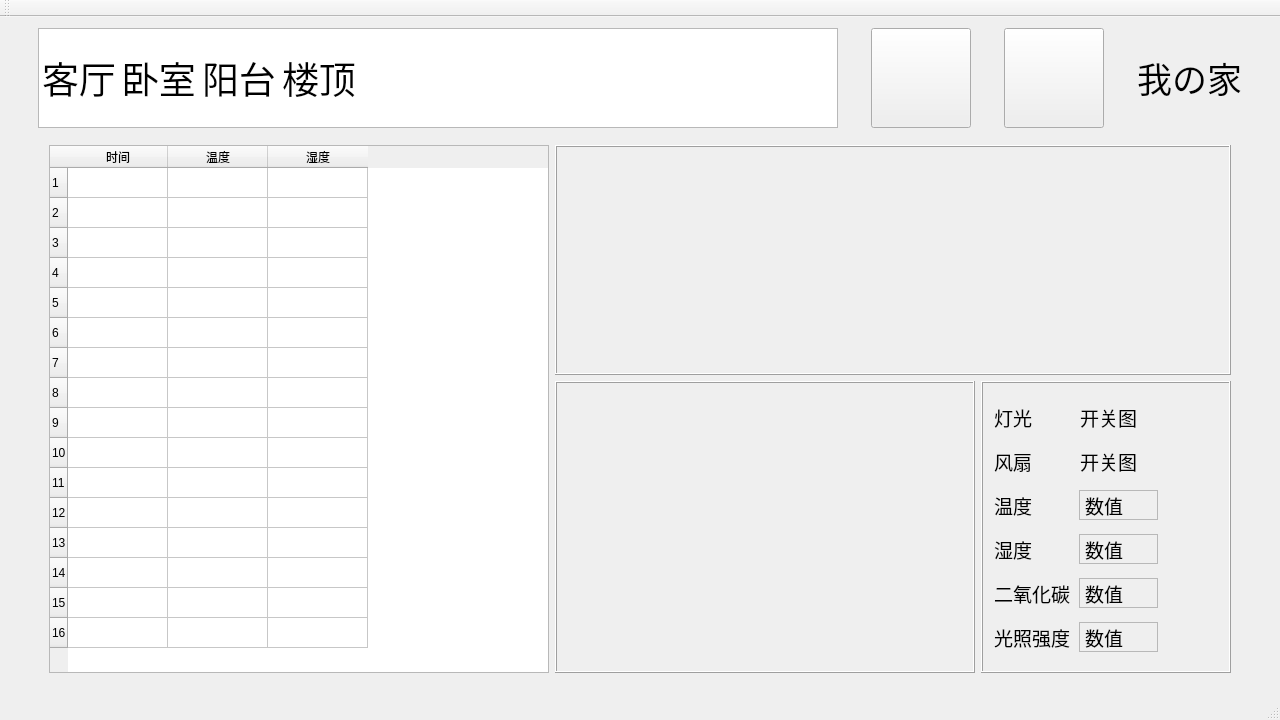
<?xml version="1.0" encoding="UTF-8"?>
<ui version="4.0">
 <class>ThriftEnvironmentMonitorUIClass</class>
 <widget class="QMainWindow" name="ThriftEnvironmentMonitorUIClass">
  <property name="geometry">
   <rect>
    <x>0</x>
    <y>0</y>
    <width>1280</width>
    <height>720</height>
   </rect>
  </property>
  <property name="maximumSize">
   <size>
    <width>1280</width>
    <height>720</height>
   </size>
  </property>
  <property name="windowTitle">
   <string>ThriftEnvironmentMonitorUI</string>
  </property>
  <widget class="QWidget" name="MainWidget">
   <layout class="QGridLayout" name="gridLayout">
    <item row="0" column="3">
     <layout class="QVBoxLayout" name="MainVlayout">
      <item>
       <widget class="QLabel" name="label">
        <property name="maximumSize">
         <size>
          <width>280</width>
          <height>50</height>
         </size>
        </property>
        <property name="font">
         <font>
          <pointsize>26</pointsize>
         </font>
        </property>
        <property name="layoutDirection">
         <enum>Qt::LeftToRight</enum>
        </property>
        <property name="text">
         <string>我の家</string>
        </property>
        <property name="alignment">
         <set>Qt::AlignCenter</set>
        </property>
       </widget>
      </item>
      <item>
       <layout class="QHBoxLayout" name="DataTimeHlayout"/>
      </item>
     </layout>
    </item>
    <item row="0" column="0">
     <widget class="QListWidget" name="MainListWidget">
      <property name="maximumSize">
       <size>
        <width>800</width>
        <height>100</height>
       </size>
      </property>
      <property name="font">
       <font>
        <pointsize>28</pointsize>
       </font>
      </property>
      <property name="layoutDirection">
       <enum>Qt::LeftToRight</enum>
      </property>
      <property name="frameShadow">
       <enum>QFrame::Sunken</enum>
      </property>
      <property name="flow">
       <enum>QListView::LeftToRight</enum>
      </property>
      <property name="spacing">
       <number>20</number>
      </property>
      <item>
       <property name="text">
        <string>客厅</string>
       </property>
      </item>
      <item>
       <property name="text">
        <string>卧室</string>
       </property>
      </item>
      <item>
       <property name="text">
        <string>阳台</string>
       </property>
      </item>
      <item>
       <property name="text">
        <string>楼顶</string>
       </property>
      </item>
     </widget>
    </item>
    <item row="0" column="1">
     <widget class="QPushButton" name="BtnShutDown">
      <property name="maximumSize">
       <size>
        <width>100</width>
        <height>100</height>
       </size>
      </property>
      <property name="text">
       <string/>
      </property>
     </widget>
    </item>
    <item row="1" column="0" colspan="4">
     <widget class="QStackedWidget" name="MainStackWidget">
      <property name="maximumSize">
       <size>
        <width>1280</width>
        <height>560</height>
       </size>
      </property>
      <property name="currentIndex">
       <number>0</number>
      </property>
      <widget class="QWidget" name="MainPage1">
       <property name="maximumSize">
        <size>
         <width>1280</width>
         <height>550</height>
        </size>
       </property>
       <layout class="QGridLayout" name="gridLayout_7">
        <item row="0" column="0" rowspan="2">
         <widget class="QTableWidget" name="tableWidget">
          <property name="maximumSize">
           <size>
            <width>500</width>
            <height>550</height>
           </size>
          </property>
          <property name="textElideMode">
           <enum>Qt::ElideMiddle</enum>
          </property>
          <property name="rowCount">
           <number>16</number>
          </property>
          <row/>
          <row/>
          <row/>
          <row/>
          <row/>
          <row/>
          <row/>
          <row/>
          <row/>
          <row/>
          <row/>
          <row/>
          <row/>
          <row/>
          <row/>
          <row/>
          <column>
           <property name="text">
            <string>时间</string>
           </property>
          </column>
          <column>
           <property name="text">
            <string>温度</string>
           </property>
          </column>
          <column>
           <property name="text">
            <string>湿度</string>
           </property>
          </column>
         </widget>
        </item>
        <item row="1" column="1">
         <widget class="QFrame" name="frame_2">
          <property name="maximumSize">
           <size>
            <width>500</width>
            <height>320</height>
           </size>
          </property>
          <property name="frameShape">
           <enum>QFrame::Box</enum>
          </property>
          <property name="frameShadow">
           <enum>QFrame::Raised</enum>
          </property>
          <layout class="QGridLayout" name="gridLayout_3">
           <item row="0" column="0">
            <widget class="QLabel" name="label_3">
             <property name="maximumSize">
              <size>
               <width>500</width>
               <height>320</height>
              </size>
             </property>
             <property name="text">
              <string/>
             </property>
             <property name="pixmap">
              <pixmap>png/监控.png</pixmap>
             </property>
             <property name="scaledContents">
              <bool>true</bool>
             </property>
            </widget>
           </item>
          </layout>
         </widget>
        </item>
        <item row="1" column="2">
         <widget class="QFrame" name="frame_6">
          <property name="maximumSize">
           <size>
            <width>250</width>
            <height>320</height>
           </size>
          </property>
          <property name="frameShape">
           <enum>QFrame::Box</enum>
          </property>
          <property name="frameShadow">
           <enum>QFrame::Raised</enum>
          </property>
          <layout class="QGridLayout" name="gridLayout_6">
           <item row="0" column="0">
            <layout class="QHBoxLayout" name="horizontalLayout_3">
             <item>
              <widget class="QLabel" name="Label_Light">
               <property name="maximumSize">
                <size>
                 <width>80</width>
                 <height>30</height>
                </size>
               </property>
               <property name="font">
                <font>
                 <pointsize>14</pointsize>
                </font>
               </property>
               <property name="text">
                <string>灯光</string>
               </property>
              </widget>
             </item>
             <item>
              <widget class="QLabel" name="Label_Switch">
               <property name="maximumSize">
                <size>
                 <width>150</width>
                 <height>30</height>
                </size>
               </property>
               <property name="font">
                <font>
                 <pointsize>14</pointsize>
                </font>
               </property>
               <property name="frameShape">
                <enum>QFrame::NoFrame</enum>
               </property>
               <property name="text">
                <string>开关图</string>
               </property>
              </widget>
             </item>
            </layout>
           </item>
           <item row="1" column="0">
            <layout class="QHBoxLayout" name="horizontalLayout_4">
             <item>
              <widget class="QLabel" name="Label_Fan">
               <property name="maximumSize">
                <size>
                 <width>80</width>
                 <height>30</height>
                </size>
               </property>
               <property name="font">
                <font>
                 <pointsize>14</pointsize>
                </font>
               </property>
               <property name="text">
                <string>风扇</string>
               </property>
              </widget>
             </item>
             <item>
              <widget class="QLabel" name="Label_Switch_2">
               <property name="maximumSize">
                <size>
                 <width>150</width>
                 <height>30</height>
                </size>
               </property>
               <property name="font">
                <font>
                 <pointsize>14</pointsize>
                </font>
               </property>
               <property name="frameShape">
                <enum>QFrame::NoFrame</enum>
               </property>
               <property name="text">
                <string>开关图</string>
               </property>
              </widget>
             </item>
            </layout>
           </item>
           <item row="2" column="0">
            <layout class="QHBoxLayout" name="horizontalLayout_5">
             <item>
              <widget class="QLabel" name="Label_Temp">
               <property name="maximumSize">
                <size>
                 <width>80</width>
                 <height>30</height>
                </size>
               </property>
               <property name="font">
                <font>
                 <pointsize>14</pointsize>
                </font>
               </property>
               <property name="text">
                <string>温度</string>
               </property>
              </widget>
             </item>
             <item>
              <widget class="QLabel" name="label_15">
               <property name="maximumSize">
                <size>
                 <width>150</width>
                 <height>30</height>
                </size>
               </property>
               <property name="font">
                <font>
                 <pointsize>14</pointsize>
                </font>
               </property>
               <property name="frameShape">
                <enum>QFrame::StyledPanel</enum>
               </property>
               <property name="text">
                <string>数值</string>
               </property>
              </widget>
             </item>
             <item>
              <spacer name="horizontalSpacer">
               <property name="orientation">
                <enum>Qt::Horizontal</enum>
               </property>
               <property name="sizeType">
                <enum>QSizePolicy::Fixed</enum>
               </property>
               <property name="sizeHint" stdset="0">
                <size>
                 <width>60</width>
                 <height>20</height>
                </size>
               </property>
              </spacer>
             </item>
            </layout>
           </item>
           <item row="3" column="0">
            <layout class="QHBoxLayout" name="horizontalLayout_6">
             <item>
              <widget class="QLabel" name="Label_Humi">
               <property name="maximumSize">
                <size>
                 <width>80</width>
                 <height>30</height>
                </size>
               </property>
               <property name="font">
                <font>
                 <pointsize>14</pointsize>
                </font>
               </property>
               <property name="text">
                <string>湿度</string>
               </property>
              </widget>
             </item>
             <item>
              <widget class="QLabel" name="label_16">
               <property name="maximumSize">
                <size>
                 <width>150</width>
                 <height>30</height>
                </size>
               </property>
               <property name="font">
                <font>
                 <pointsize>14</pointsize>
                </font>
               </property>
               <property name="frameShape">
                <enum>QFrame::StyledPanel</enum>
               </property>
               <property name="text">
                <string>数值</string>
               </property>
              </widget>
             </item>
             <item>
              <spacer name="horizontalSpacer_2">
               <property name="orientation">
                <enum>Qt::Horizontal</enum>
               </property>
               <property name="sizeType">
                <enum>QSizePolicy::Fixed</enum>
               </property>
               <property name="sizeHint" stdset="0">
                <size>
                 <width>60</width>
                 <height>20</height>
                </size>
               </property>
              </spacer>
             </item>
            </layout>
           </item>
           <item row="4" column="0">
            <layout class="QHBoxLayout" name="horizontalLayout_7">
             <item>
              <widget class="QLabel" name="Label_CO2">
               <property name="maximumSize">
                <size>
                 <width>80</width>
                 <height>30</height>
                </size>
               </property>
               <property name="font">
                <font>
                 <pointsize>14</pointsize>
                </font>
               </property>
               <property name="text">
                <string>二氧化碳</string>
               </property>
              </widget>
             </item>
             <item>
              <widget class="QLabel" name="label_17">
               <property name="maximumSize">
                <size>
                 <width>150</width>
                 <height>30</height>
                </size>
               </property>
               <property name="font">
                <font>
                 <pointsize>14</pointsize>
                </font>
               </property>
               <property name="frameShape">
                <enum>QFrame::StyledPanel</enum>
               </property>
               <property name="text">
                <string>数值</string>
               </property>
              </widget>
             </item>
             <item>
              <spacer name="horizontalSpacer_3">
               <property name="orientation">
                <enum>Qt::Horizontal</enum>
               </property>
               <property name="sizeType">
                <enum>QSizePolicy::Fixed</enum>
               </property>
               <property name="sizeHint" stdset="0">
                <size>
                 <width>60</width>
                 <height>20</height>
                </size>
               </property>
              </spacer>
             </item>
            </layout>
           </item>
           <item row="5" column="0">
            <layout class="QHBoxLayout" name="horizontalLayout_8">
             <item>
              <widget class="QLabel" name="Label_LightValue">
               <property name="maximumSize">
                <size>
                 <width>80</width>
                 <height>30</height>
                </size>
               </property>
               <property name="font">
                <font>
                 <pointsize>14</pointsize>
                </font>
               </property>
               <property name="text">
                <string>光照强度</string>
               </property>
              </widget>
             </item>
             <item>
              <widget class="QLabel" name="label_18">
               <property name="maximumSize">
                <size>
                 <width>150</width>
                 <height>30</height>
                </size>
               </property>
               <property name="font">
                <font>
                 <pointsize>14</pointsize>
                </font>
               </property>
               <property name="frameShape">
                <enum>QFrame::StyledPanel</enum>
               </property>
               <property name="text">
                <string>数值</string>
               </property>
              </widget>
             </item>
             <item>
              <spacer name="horizontalSpacer_4">
               <property name="orientation">
                <enum>Qt::Horizontal</enum>
               </property>
               <property name="sizeType">
                <enum>QSizePolicy::Fixed</enum>
               </property>
               <property name="sizeHint" stdset="0">
                <size>
                 <width>60</width>
                 <height>20</height>
                </size>
               </property>
              </spacer>
             </item>
            </layout>
           </item>
          </layout>
         </widget>
        </item>
        <item row="0" column="1" colspan="2">
         <widget class="QFrame" name="frame">
          <property name="maximumSize">
           <size>
            <width>750</width>
            <height>230</height>
           </size>
          </property>
          <property name="autoFillBackground">
           <bool>false</bool>
          </property>
          <property name="frameShape">
           <enum>QFrame::Box</enum>
          </property>
          <property name="frameShadow">
           <enum>QFrame::Raised</enum>
          </property>
          <layout class="QGridLayout" name="gridLayout_2">
           <item row="1" column="0">
            <widget class="QChartView" name="testwidget" native="true">
             <property name="maximumSize">
              <size>
               <width>750</width>
               <height>230</height>
              </size>
             </property>
             <property name="autoFillBackground">
              <bool>false</bool>
             </property>
            </widget>
           </item>
          </layout>
         </widget>
        </item>
       </layout>
      </widget>
      <widget class="QWidget" name="MainPage2">
       <property name="maximumSize">
        <size>
         <width>1280</width>
         <height>560</height>
        </size>
       </property>
      </widget>
     </widget>
    </item>
    <item row="0" column="2">
     <widget class="QPushButton" name="BtnQuery">
      <property name="maximumSize">
       <size>
        <width>100</width>
        <height>100</height>
       </size>
      </property>
      <property name="text">
       <string/>
      </property>
     </widget>
    </item>
   </layout>
  </widget>
  <widget class="QMenuBar" name="menuBar">
   <property name="geometry">
    <rect>
     <x>0</x>
     <y>0</y>
     <width>1280</width>
     <height>22</height>
    </rect>
   </property>
  </widget>
  <widget class="QToolBar" name="mainToolBar">
   <attribute name="toolBarArea">
    <enum>TopToolBarArea</enum>
   </attribute>
   <attribute name="toolBarBreak">
    <bool>false</bool>
   </attribute>
  </widget>
  <widget class="QStatusBar" name="statusBar"/>
 </widget>
 <layoutdefault spacing="6" margin="11"/>
 <customwidgets>
  <customwidget>
   <class>QChartView</class>
   <extends>QWidget</extends>
   <header>QChartView</header>
   <container>1</container>
  </customwidget>
 </customwidgets>
 <resources>
  <include location="ThriftEnvironmentMonitorUI.qrc"/>
 </resources>
 <connections/>
</ui>
